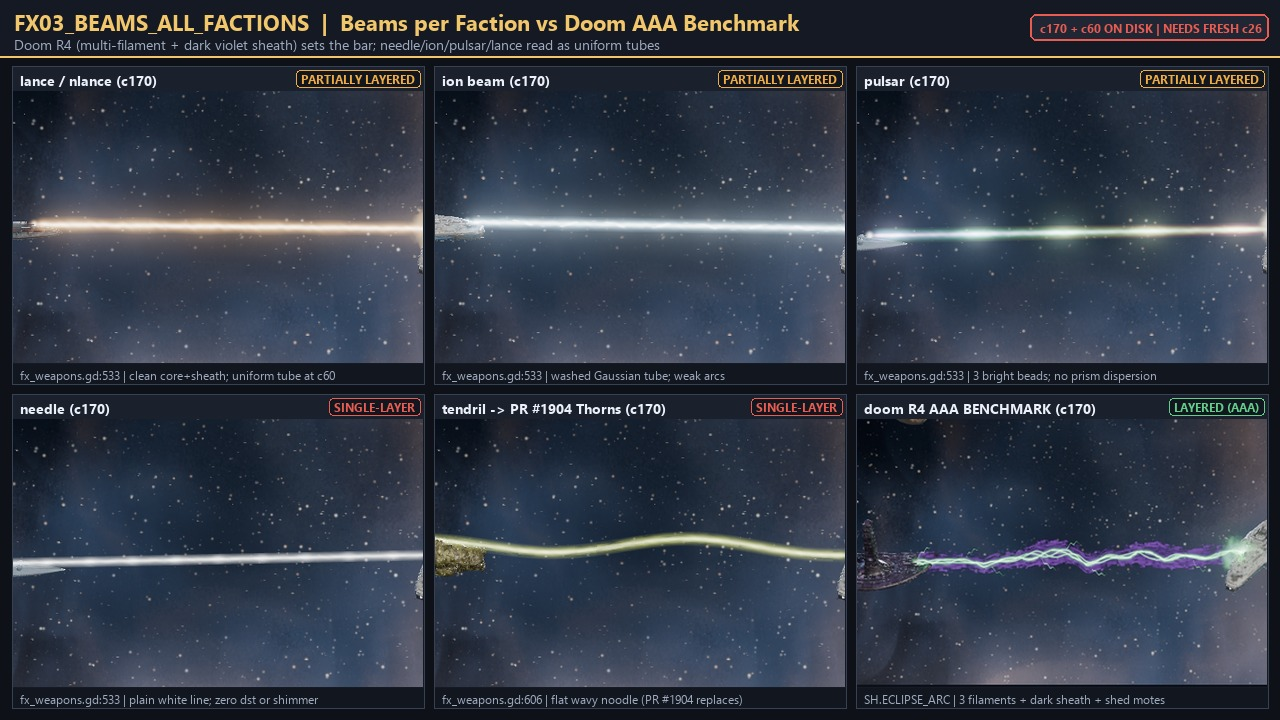
#> input picture contrib/neon/reviews/effects_sweep_1124_pics/FX03_beams_all_factions.jpg, 1280 x 720 px, given in place of r2_Ar.png, which was not available
$ python sheet2.py out.png
#> lines starting #> are read from the running program, lines starting #| are printed output that depends on the picture
# Contact sheet and 20-ship sheet for #271 round 2. Run from the repo root: python3 sheet2.py <folder with r2_*.png>
import sys
from PIL import Image, ImageDraw, ImageFont
OUT = sys.argv[1] if len(sys.argv) > 1 else '.'
F = 'godot/ui/'
ox = lambda s: ImageFont.truetype(F + 'campaign/fonts/Oxanium-Variable.ttf', s)
brr = lambda s: ImageFont.truetype(F + 'battle/fonts/BarlowSemiCondensed-Regular.ttf', s)
GILT, BONE, BONE2 = (208, 166, 75), (230, 220, 196), (179, 170, 149)
PICK = ('C', 'b')
rows = [('A', 'Solid Slab', 'threat as contour lines  |  no unacted set (option a)  |  one solid column'),
        ('B', 'Glass Cards', 'threat as a lavender tint  |  unacted set in roster order  |  separate glass panes'),
        ('C', 'Glass Shell', 'threat as hatching  |  unacted set, ships in reach first  |  glass shell, solid text wells')]
W, TW, TH, G = 1960, 960, 540, 14
H = 170 + len(rows) * (TH + 200) + 10
sh = Image.new('RGB', (W, H), (10, 14, 24)); d = ImageDraw.Draw(sh)
#> after `sh = Image.new('RGB', (W, H), (10, 14, 24))`:
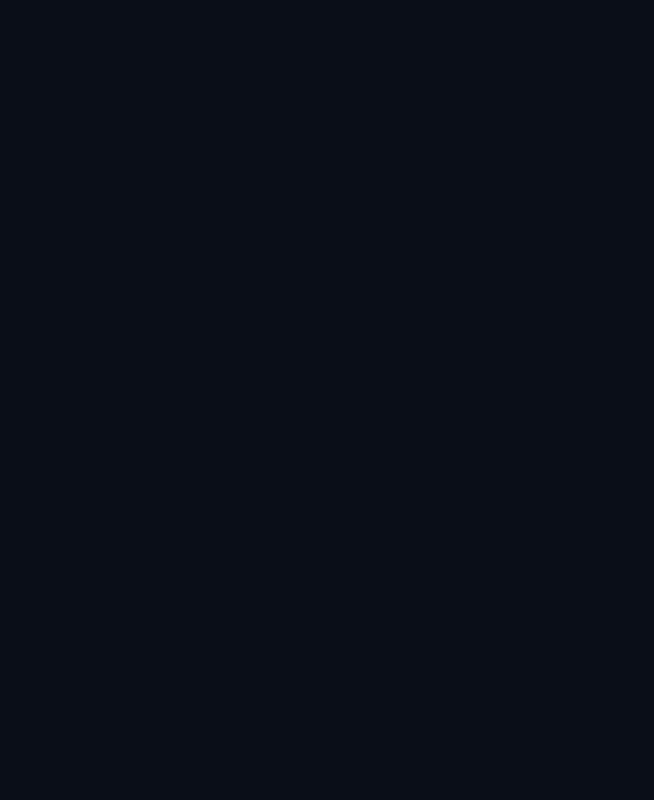
#> sh: PIL image 1960x2400 RGB (shown at 1/3 size); mean R, G, B 10, 14, 24
d.text((G + 6, 20), 'BATTLE SCREEN, ROUND 2: MOCKUP 2B REVISED (ISSUE 271)', font=ox(46), fill=BONE)
d.text((G + 6, 84), 'Three versions of 2B with all of Muse\'s numbered changes, each restrained (left) and bold (right).', font=brr(32), fill=BONE2)
d.text((G + 6, 122), 'They differ in three open choices: threat shading, the unacted ships, glass or solid. Opus picks C bold.', font=brr(32), fill=BONE2)
y = 176
for v, name, desc in rows:
    d.text((G + 6, y), f'{v}  {name.upper()}', font=ox(44), fill=GILT)
    d.text((G + 6, y + 54), desc, font=brr(32), fill=BONE)
    y += 102
    for j, m in enumerate('rb'):
        x = G + j * (TW + G + 12); pick = (v, m) == PICK
        lab = ('RESTRAINED' if m == 'r' else 'BOLD') + ('   OPUS PICK' if pick else '')
        tw = d.textlength(lab, font=ox(30))
        if pick: d.rectangle((x, y, x + tw + 20, y + 42), fill=GILT)
        d.text((x + (10 if pick else 2), y + 4), lab, font=ox(30), fill=(28, 20, 5) if pick else BONE)
#> this loop made 2 passes
#> tw on passes 1 to 2: 190.6, 83.47
    y += 50
    for j, m in enumerate('rb'):
        x = G + j * (TW + G + 12); pick = (v, m) == PICK
        im = Image.open(f'{OUT}/r2_{v}{m}.png').convert('RGB').resize((TW, TH), Image.LANCZOS)
        sh.paste(im, (x, y))
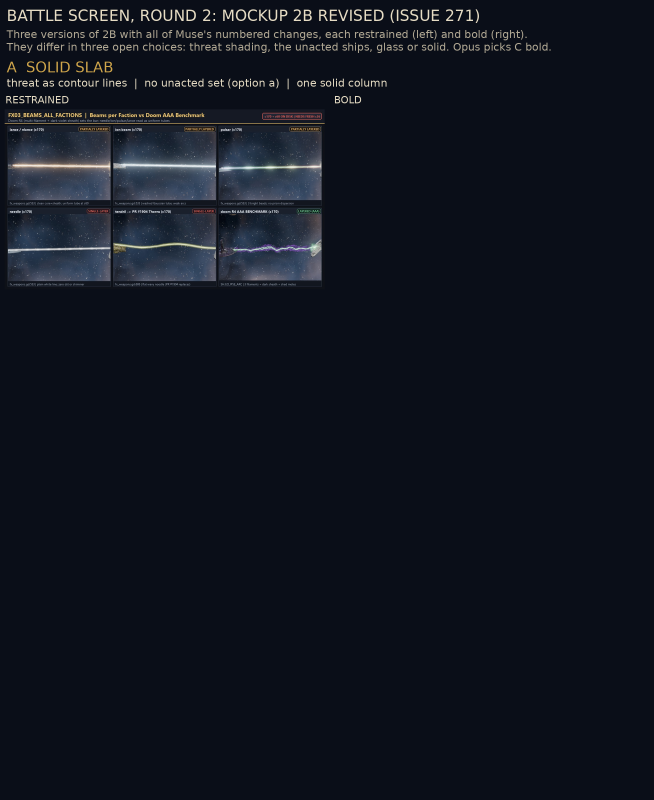
#> sh: PIL image 1960x2400 RGB (shown at 1/3 size); mean R, G, B 16.4, 20.6, 30.6
        d.rectangle((x - 1, y - 1, x + TW, y + TH), outline=GILT if pick else (60, 72, 96), width=5 if pick else 1)
    y += TH + 48
#> y = 916
#> pass 2 of the loop `for v, name, desc in rows:`:
#> `y += 102`: y = 1018
#> `y += 50`: y = 1068
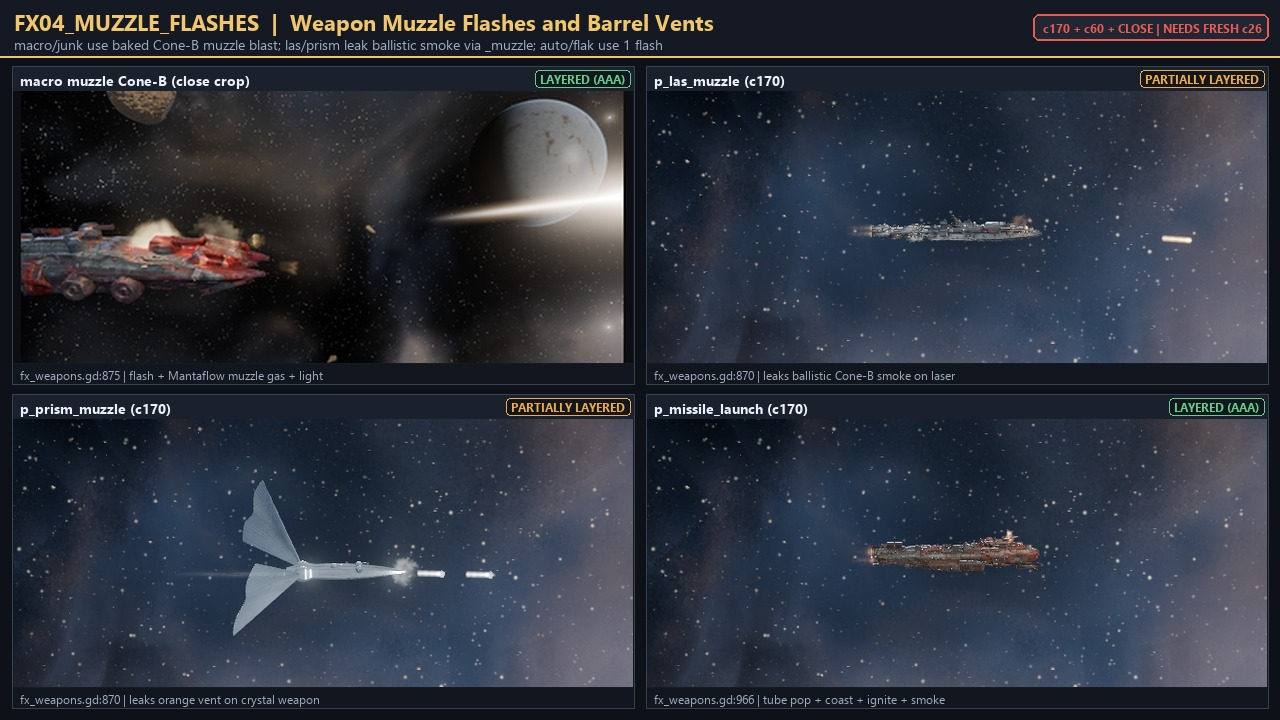
#> input picture contrib/neon/reviews/effects_sweep_1124_pics/FX04_muzzle_flashes.jpg, 1280 x 720 px, given in place of r2_Br.png, which was not available
#> `sh.paste(im, (x, y))`:
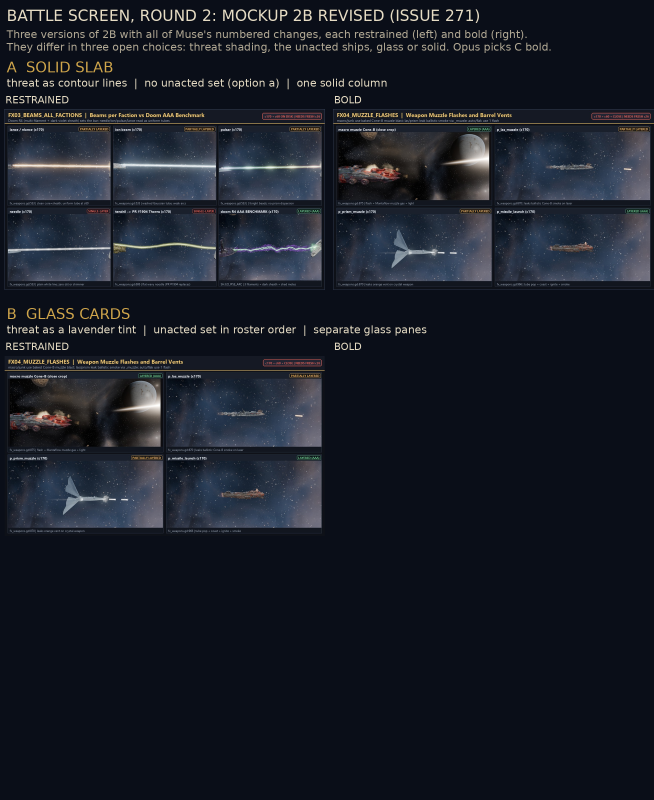
#> sh: PIL image 1960x2400 RGB (shown at 1/3 size); mean R, G, B 25.1, 29.5, 39.5
#> (the run stopped early here; a loop or call above may not have finished)
